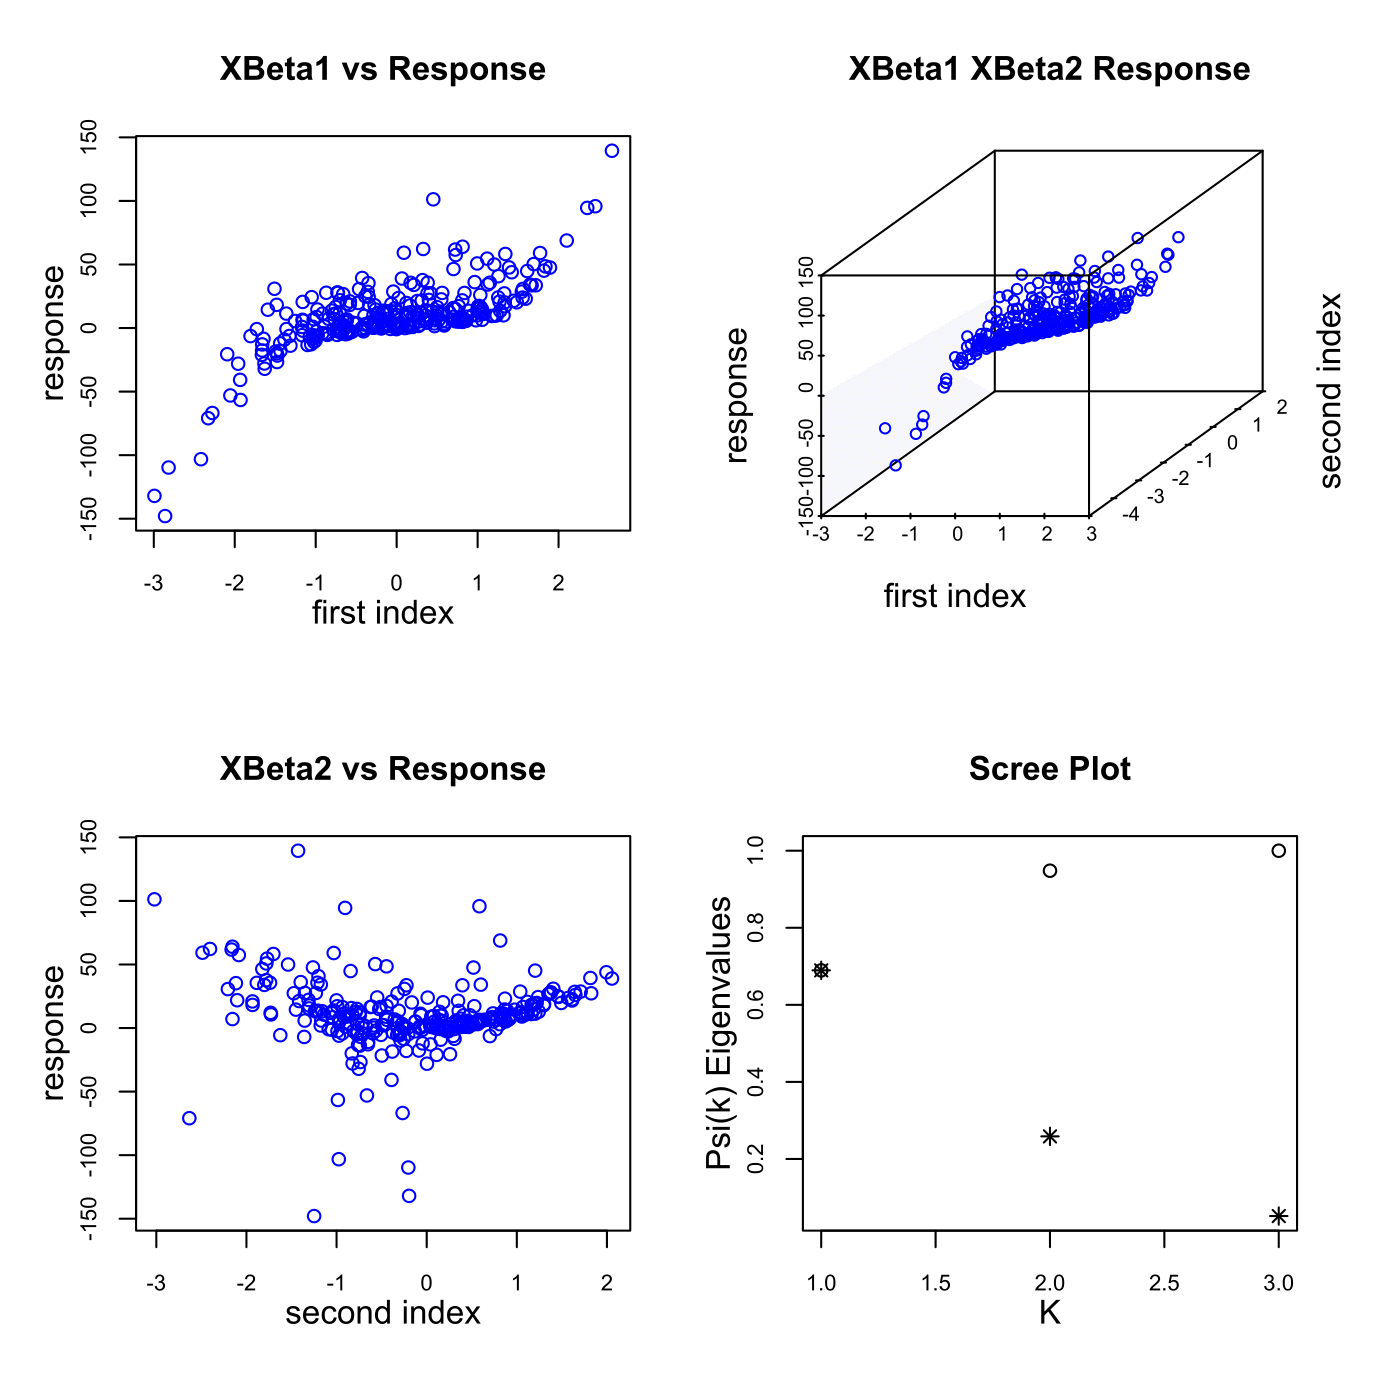

The R source for this figure:

# clear all variables
rm(list = ls(all = TRUE))
graphics.off()

# install and load packages
libraries = c("MASS", "dr", "scatterplot3d")
lapply(libraries, function(x) if (!(x %in% installed.packages())) {
    install.packages(x)
})
lapply(libraries, library, quietly = TRUE, character.only = TRUE)

# parameter settings
set.seed(2010)
n   = 300                                     # number of observations
ns  = 20                                      # number of elements in each slice
h   = floor(n/ns)                             # number of slices
x   = cbind(rnorm(n), rnorm(n), rnorm(n))     # n x 3 matrix, the explanatory variable
e   = rnorm(n)                                # n vector, the noise variable
b2  = c(1, -1, -1)                            # projection vector
b1  = c(1, 1, 1)                              # projection vector

y   = x %*% b1 + ((x %*% b1)^3) + 4 * ((x %*% b2)^2) + e  # n vector, the response variable

edr = dr(y ~ x, method = "sir", nslices = h)  # effective dimension reduction space
f   = edr$evectors                            # matrix of the estimated EDR-directions
g   = edr$evalues                             # vector of eigenvalues

# matrices for the true indices and the true responses
m1  = cbind(x %*% b1, y)
m2  = cbind(x %*% b2, y)
m1  = m1[order(m1[, 1]), ]
m2  = m2[order(m2[, 1]), ]

sg  = sum(g)
g   = g/sg
psi = c(g[1], g[1] + g[2], g[1] + g[2] + g[3]) # the ratio of the sum of the 3 eigenvalues and the sum of all eigenvalues
par(mfcol = c(2, 2), mgp = c(2, 1, 0))

# plot of the response versus the first estimated EDR-direction
p11 = cbind(x %*% f[, 1], y)
plot(p11, col = "blue", xlab = "first index", ylab = "response", main = "XBeta1 vs Response", 
    cex.lab = 1.2, cex.main = 1.2, cex.axis = 0.8)

# plot of the response versus the second estimated EDR-direction
p21 = cbind(x %*% f[, 2], y)
plot(p21, col = "blue", xlab = "second index", ylab = "response", main = "XBeta2 vs Response", 
    cex.lab = 1.2, cex.main = 1.2, cex.axis = 0.8)

# three-dimensional plot of the first two directions and the response
p12 = cbind(x %*% f[, 1], x %*% f[, 2], y)
scatterplot3d(p12, xlab = "first index", ylab = "second index", zlab = "response", 
    box = TRUE, axis = TRUE, color = "blue", main = "XBeta1 XBeta2 Response", grid = FALSE, 
    cex.axis = 0.6)
i     = c(1, 2, 3)
ig    = cbind(i, g)
psii  = cbind(i, psi)
p22   = rbind(ig, psii)

# plot of the eigenvalues and the cumulative sum
plot(p22, xlab = "K", ylab = "Psi(k) Eigenvalues", main = "Scree Plot", pch = c(8, 
    8, 8, 1, 1, 1), cex.lab = 1.2, cex.main = 1.2, cex.axis = 0.8)
dev.new()

# plots of the true response versus the true indices
plot(m1, xlab = "first index", ylab = "response", main = "First true index vs Response", 
    cex.lab = 1.2, cex.axis = 1.2, cex.main = 1.8)
dev.new()
plot(m2, xlab = "second index", ylab = "response", main = "Second true index vs Response", 
    cex.lab = 1.2, cex.axis = 1.2, cex.main = 1.8)
